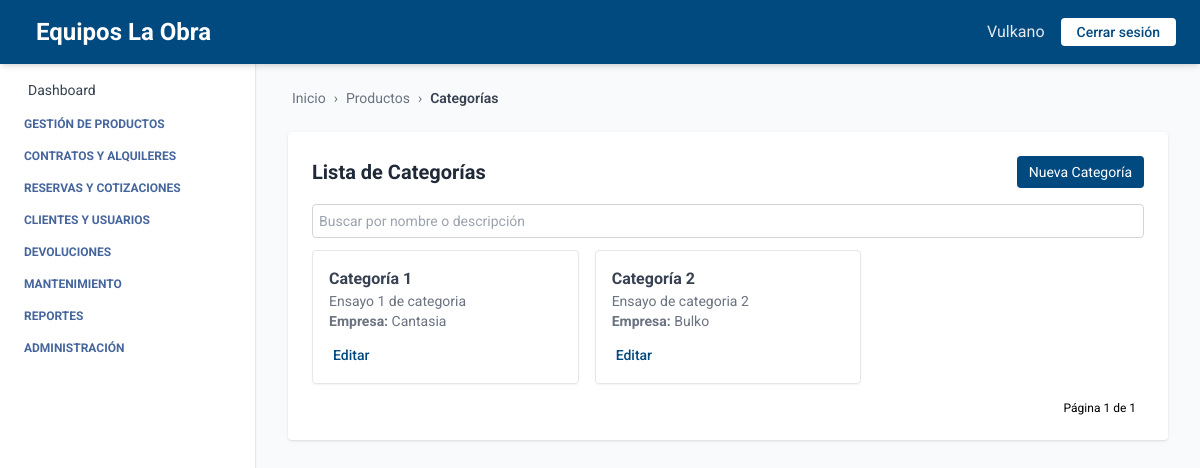
The page /productos/categorias/ on the database its author committed.
### producto/models.py (models this page shows, shortened)
class Categoria(models.Model):
    nombre = models.CharField(max_length=100, null=False)
    descripcion = models.TextField(blank=True, null=False)
    empresa = models.ForeignKey(Empresa, on_delete=models.CASCADE, related_name='categorias', default=1)
    class Meta:
        verbose_name = 'Categoría'
        verbose_name_plural = 'Categorías'
        unique_together = ('nombre', 'empresa')
        ordering = ['nombre']

### empresa/models.py (models this page shows, shortened)
class Empresa(models.Model):
    ESTADOS = [
        ("activo", "Activo"),
        ("inactivo", "Inactivo"),
    ]
    nombre = models.CharField(max_length=100)
    nit = models.CharField(max_length=50, unique=True)
    ciudad = models.CharField(max_length=100, blank=True, null=True)
    direccion = models.CharField(max_length=255, blank=True, null=True)
    departamento = models.CharField(max_length=100, blank=True, null=True)
    telefono = models.CharField(max_length=20, blank=True, null=True)
    estado = models.CharField(max_length=20, choices=ESTADOS, default="activo")

### producto/views_category.py (the view)
# urls.py: path('categorias/', CategoriaListView.as_view(), name='categoria_list'),
class CategoriaListView(BreadcrumbMixin, ListView):
    model = Categoria
    template_name = 'categoria_list.html'
    context_object_name = 'categorias'
    ordering = ['nombre']
    paginate_by = 10
    breadcrumb_items = [
        ("Productos", reverse_lazy("categoria_list")),
        ("Categorías", None)
    ]

### core/views.py (called while the page is built)
    def get_context_data(self, **kwargs):
        context = super().get_context_data(**kwargs)
        context["home"] = self.home_url
        context["breadcrumb_items"] = self.breadcrumb_items
        return context

### producto/templates/categoria_list.html (shortened to what this page needs)
{% extends "index.html" %}
{% block breadcrumb %}
  {% include "breadcrumb.html" with home='/' breadcrumbs=breadcrumb_items %}
{% endblock %}
{% block content %}
<div class="max-w-5xl mx-auto mt-6 bg-white p-6 rounded shadow">
  <div class="flex justify-between items-center mb-4">
    <h2 class="text-xl font-bold text-gray-800">Lista de Categorías</h2>
    <a href="{% url 'crear_categoria' %}" class="bg-[var(--primary-color)] text-white px-3 py-1.5 text-sm rounded hover:bg-blue-700 transition">
      Nueva Categoría
    </a>
  </div>
  <form method="get" class="mb-3">
    <input type="text" name="q" placeholder="Buscar por nombre o descripción" value="{{ request.GET.q }}" class="w-full text-sm p-1.5 border border-gray-300 rounded focus:outline-none focus:ring-2 focus:ring-[var(--primary-color)]" />
  </form>
  {% if categorias %}
  <div class="grid grid-cols-1 md:grid-cols-2 lg:grid-cols-3 gap-4">
    {% for categoria in categorias %}
    <div class="border rounded shadow-sm p-4 hover:shadow-lg transition">
      <h3 class="font-bold text-gray-700">{{ categoria.nombre }}</h3>
      <p class="text-sm text-gray-500">{{ categoria.descripcion }}</p>
      <p class="text-sm text-gray-500"><strong>Empresa:</strong> {{ categoria.empresa.nombre }}</p>
      <div class="mt-3">
        <a href="{% url 'editar_categoria' categoria.id %}" class="text-sm font-medium text-[var(--primary-color)] hover:underline">
          Editar
        </a>
      </div>
    </div>
    {% endfor %}
  </div>
  {% else %}
    <p class="text-gray-600">No hay categorías registradas.</p>
  {% endif %}
  <div class="mt-4 flex justify-end text-xs">
    <span class="mx-2">Página {{ page_obj.number }} de {{ page_obj.paginator.num_pages }}</span>
  </div>
</div>
{% endblock %}

### core/templates/index.html (style rules this page uses)
:root { --primary-color: #004a80; --text-aside-color: rgb(69, 101, 156); }
body { font-family: 'Roboto', sans-serif; }

### rows shown on the page
Categoria: nombre "Categoría 1", descripcion "Ensayo 1 de categoria", empresa.nombre "Cantasia"
Categoria: nombre "Categoría 2", descripcion "Ensayo de categoria 2", empresa.nombre "Bulko"

### other values the page prints
{{ label }} "Productos"
{{ label }} "Categorías"
{{ page_obj.number }} "1"
{{ page_obj.paginator.num_pages }} "1"
